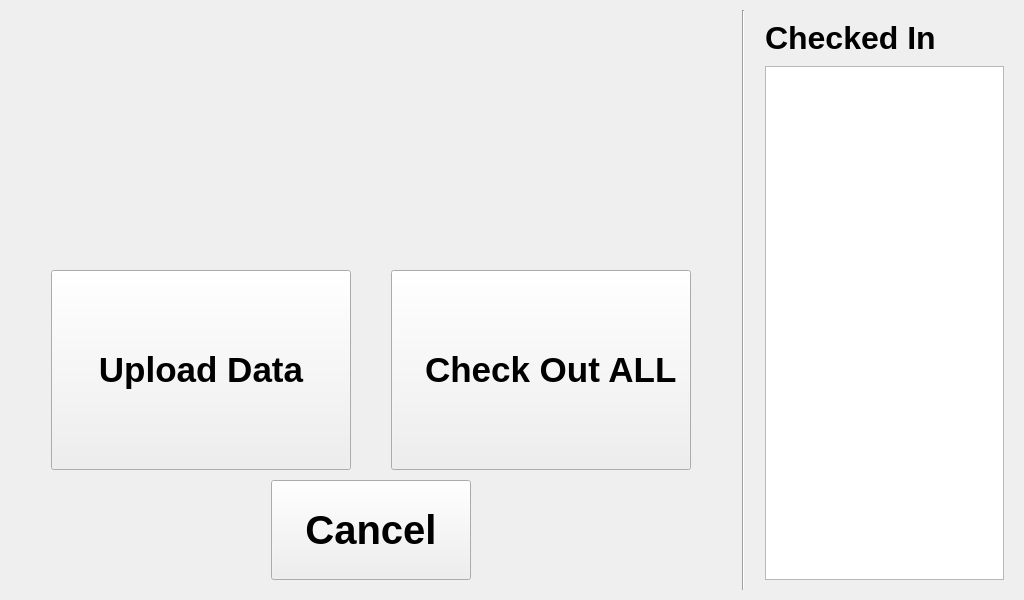
<?xml version="1.0" encoding="UTF-8"?>
<ui version="4.0">
 <class>AdminWindow</class>
 <widget class="QWidget" name="AdminWindow">
  <property name="geometry">
   <rect>
    <x>0</x>
    <y>0</y>
    <width>1024</width>
    <height>600</height>
   </rect>
  </property>
  <property name="windowTitle">
   <string>TimeTrack4237</string>
  </property>
  <layout class="QHBoxLayout" name="horizontalLayout">
   <property name="spacing">
    <number>10</number>
   </property>
   <property name="leftMargin">
    <number>10</number>
   </property>
   <property name="topMargin">
    <number>10</number>
   </property>
   <property name="rightMargin">
    <number>10</number>
   </property>
   <property name="bottomMargin">
    <number>10</number>
   </property>
   <item>
    <layout class="QVBoxLayout" name="AdminVerticalLayout">
     <property name="spacing">
      <number>10</number>
     </property>
     <property name="leftMargin">
      <number>10</number>
     </property>
     <property name="topMargin">
      <number>10</number>
     </property>
     <property name="rightMargin">
      <number>10</number>
     </property>
     <property name="bottomMargin">
      <number>10</number>
     </property>
     <item>
      <spacer name="topVerticalSpacer">
       <property name="orientation">
        <enum>Qt::Vertical</enum>
       </property>
       <property name="sizeType">
        <enum>QSizePolicy::Fixed</enum>
       </property>
       <property name="sizeHint" stdset="0">
        <size>
         <width>0</width>
         <height>40</height>
        </size>
       </property>
      </spacer>
     </item>
     <item>
      <widget class="QLabel" name="logoLabel">
       <property name="pixmap">
        <pixmap resource="../resources.qrc">:/TimeTrackLogo.png</pixmap>
       </property>
       <property name="alignment">
        <set>Qt::AlignCenter</set>
       </property>
      </widget>
     </item>
     <item>
      <spacer name="horizontalSpacer">
       <property name="orientation">
        <enum>Qt::Horizontal</enum>
       </property>
       <property name="sizeHint" stdset="0">
        <size>
         <width>40</width>
         <height>0</height>
        </size>
       </property>
      </spacer>
     </item>
     <item>
      <widget class="QLabel" name="adminName">
       <property name="font">
        <font>
         <pointsize>36</pointsize>
         <weight>75</weight>
         <bold>true</bold>
        </font>
       </property>
       <property name="styleSheet">
        <string notr="true">color: #cf2027</string>
       </property>
       <property name="alignment">
        <set>Qt::AlignCenter</set>
       </property>
      </widget>
     </item>
     <item>
      <layout class="QHBoxLayout" name="AdminButtonHorizontalLayout" stretch="1,2,0,2,1">
       <property name="spacing">
        <number>0</number>
       </property>
       <property name="leftMargin">
        <number>0</number>
       </property>
       <property name="topMargin">
        <number>0</number>
       </property>
       <property name="rightMargin">
        <number>0</number>
       </property>
       <property name="bottomMargin">
        <number>0</number>
       </property>
       <item>
        <spacer name="leftButtonHorizontalSpacer">
         <property name="orientation">
          <enum>Qt::Horizontal</enum>
         </property>
         <property name="sizeHint" stdset="0">
          <size>
           <width>40</width>
           <height>20</height>
          </size>
         </property>
        </spacer>
       </item>
       <item>
        <widget class="QPushButton" name="uploadDataButton">
         <property name="sizePolicy">
          <sizepolicy hsizetype="Expanding" vsizetype="Preferred">
           <horstretch>0</horstretch>
           <verstretch>0</verstretch>
          </sizepolicy>
         </property>
         <property name="minimumSize">
          <size>
           <width>300</width>
           <height>200</height>
          </size>
         </property>
         <property name="font">
          <font>
           <pointsize>26</pointsize>
           <weight>75</weight>
           <bold>true</bold>
          </font>
         </property>
         <property name="focusPolicy">
          <enum>Qt::ClickFocus</enum>
         </property>
         <property name="text">
          <string>Upload Data</string>
         </property>
        </widget>
       </item>
       <item>
        <spacer name="middleButtonHorizontalSpacer">
         <property name="orientation">
          <enum>Qt::Horizontal</enum>
         </property>
         <property name="sizeType">
          <enum>QSizePolicy::Fixed</enum>
         </property>
         <property name="sizeHint" stdset="0">
          <size>
           <width>40</width>
           <height>20</height>
          </size>
         </property>
        </spacer>
       </item>
       <item>
        <widget class="QPushButton" name="checkOutAllButton">
         <property name="sizePolicy">
          <sizepolicy hsizetype="Expanding" vsizetype="Preferred">
           <horstretch>0</horstretch>
           <verstretch>0</verstretch>
          </sizepolicy>
         </property>
         <property name="minimumSize">
          <size>
           <width>300</width>
           <height>200</height>
          </size>
         </property>
         <property name="font">
          <font>
           <pointsize>26</pointsize>
           <weight>75</weight>
           <bold>true</bold>
          </font>
         </property>
         <property name="focusPolicy">
          <enum>Qt::ClickFocus</enum>
         </property>
         <property name="text">
          <string>  Check Out ALL</string>
         </property>
        </widget>
       </item>
       <item>
        <spacer name="rightButtonHorizontalSpacer">
         <property name="orientation">
          <enum>Qt::Horizontal</enum>
         </property>
         <property name="sizeHint" stdset="0">
          <size>
           <width>40</width>
           <height>20</height>
          </size>
         </property>
        </spacer>
       </item>
      </layout>
     </item>
     <item>
      <layout class="QHBoxLayout" name="cancelHorizontalLayout" stretch="3,2,3">
       <property name="spacing">
        <number>0</number>
       </property>
       <item>
        <spacer name="leftCancelHorizontalSpacer">
         <property name="orientation">
          <enum>Qt::Horizontal</enum>
         </property>
         <property name="sizeHint" stdset="0">
          <size>
           <width>40</width>
           <height>20</height>
          </size>
         </property>
        </spacer>
       </item>
       <item>
        <widget class="QPushButton" name="cancelButton">
         <property name="sizePolicy">
          <sizepolicy hsizetype="MinimumExpanding" vsizetype="Preferred">
           <horstretch>0</horstretch>
           <verstretch>0</verstretch>
          </sizepolicy>
         </property>
         <property name="minimumSize">
          <size>
           <width>200</width>
           <height>100</height>
          </size>
         </property>
         <property name="font">
          <font>
           <pointsize>30</pointsize>
           <weight>75</weight>
           <bold>true</bold>
          </font>
         </property>
         <property name="focusPolicy">
          <enum>Qt::ClickFocus</enum>
         </property>
         <property name="text">
          <string>Cancel</string>
         </property>
        </widget>
       </item>
       <item>
        <spacer name="rightCancelHorizontalSpacer">
         <property name="orientation">
          <enum>Qt::Horizontal</enum>
         </property>
         <property name="sizeHint" stdset="0">
          <size>
           <width>40</width>
           <height>20</height>
          </size>
         </property>
        </spacer>
       </item>
      </layout>
     </item>
    </layout>
   </item>
   <item>
    <widget class="Line" name="verticalLine">
     <property name="baseSize">
      <size>
       <width>0</width>
       <height>0</height>
      </size>
     </property>
     <property name="orientation">
      <enum>Qt::Vertical</enum>
     </property>
    </widget>
   </item>
   <item>
    <layout class="QVBoxLayout" name="checkedInVerticalLayout">
     <property name="spacing">
      <number>10</number>
     </property>
     <property name="leftMargin">
      <number>10</number>
     </property>
     <property name="topMargin">
      <number>10</number>
     </property>
     <property name="rightMargin">
      <number>10</number>
     </property>
     <property name="bottomMargin">
      <number>10</number>
     </property>
     <item>
      <layout class="QHBoxLayout" name="checkedInHorizontalLayout">
       <property name="spacing">
        <number>0</number>
       </property>
       <item>
        <widget class="QLabel" name="checkedInLabel">
         <property name="sizePolicy">
          <sizepolicy hsizetype="Preferred" vsizetype="Preferred">
           <horstretch>0</horstretch>
           <verstretch>0</verstretch>
          </sizepolicy>
         </property>
         <property name="font">
          <font>
           <pointsize>24</pointsize>
           <weight>75</weight>
           <bold>true</bold>
          </font>
         </property>
         <property name="text">
          <string>Checked In</string>
         </property>
        </widget>
       </item>
      </layout>
     </item>
     <item>
      <widget class="QListView" name="checkedInTable">
       <property name="maximumSize">
        <size>
         <width>380</width>
         <height>16777215</height>
        </size>
       </property>
       <property name="font">
        <font>
         <family>MS Shell Dlg 2</family>
         <pointsize>18</pointsize>
        </font>
       </property>
      </widget>
     </item>
    </layout>
   </item>
  </layout>
 </widget>
 <resources>
  <include location="../resources.qrc"/>
 </resources>
 <connections/>
</ui>
